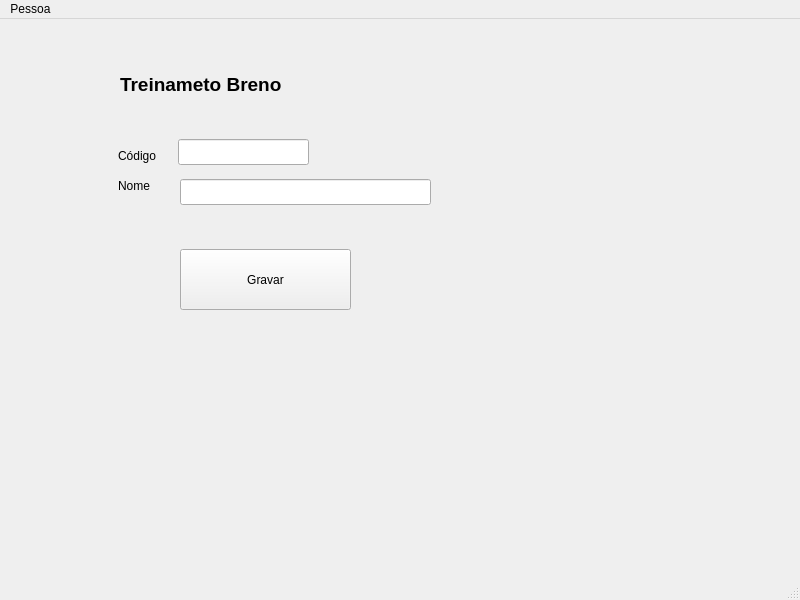
<?xml version="1.0" encoding="UTF-8"?>
<ui version="4.0">
 <class>MainWindow</class>
 <widget class="QMainWindow" name="MainWindow">
  <property name="geometry">
   <rect>
    <x>0</x>
    <y>0</y>
    <width>800</width>
    <height>600</height>
   </rect>
  </property>
  <property name="windowTitle">
   <string>MainWindow</string>
  </property>
  <property name="Código" stdset="0">
   <string/>
  </property>
  <widget class="QWidget" name="centralwidget">
   <widget class="QPushButton" name="pushButton">
    <property name="geometry">
     <rect>
      <x>180</x>
      <y>230</y>
      <width>171</width>
      <height>61</height>
     </rect>
    </property>
    <property name="text">
     <string>Gravar</string>
    </property>
   </widget>
   <widget class="QLabel" name="label">
    <property name="geometry">
     <rect>
      <x>120</x>
      <y>50</y>
      <width>281</width>
      <height>31</height>
     </rect>
    </property>
    <property name="minimumSize">
     <size>
      <width>281</width>
      <height>0</height>
     </size>
    </property>
    <property name="whatsThis">
     <string>&lt;!DOCTYPE HTML PUBLIC &quot;-//W3C//DTD HTML 4.0//EN&quot; &quot;http://www.w3.org/TR/REC-html40/strict.dtd&quot;&gt;
&lt;html&gt;&lt;head&gt;&lt;meta name=&quot;qrichtext&quot; content=&quot;1&quot; /&gt;&lt;style type=&quot;text/css&quot;&gt;
p, li { white-space: pre-wrap; }
&lt;/style&gt;&lt;/head&gt;&lt;body style=&quot; font-family:'Sans'; font-size:9pt; font-weight:400; font-style:normal;&quot;&gt;
&lt;p style=&quot; margin-top:12px; margin-bottom:12px; margin-left:0px; margin-right:0px; -qt-block-indent:0; text-indent:0px;&quot;&gt;&lt;span style=&quot; font-size:14pt; font-weight:600;&quot;&gt;Treinamento Breno&lt;/span&gt;&lt;/p&gt;&lt;/body&gt;&lt;/html&gt;</string>
    </property>
    <property name="text">
     <string>&lt;html&gt;&lt;head/&gt;&lt;body&gt;&lt;p&gt;&lt;span style=&quot; font-size:14pt; font-weight:600;&quot;&gt;Treinameto Breno&lt;/span&gt;&lt;/p&gt;&lt;/body&gt;&lt;/html&gt;</string>
    </property>
   </widget>
   <widget class="QLabel" name="label_2">
    <property name="geometry">
     <rect>
      <x>118</x>
      <y>130</y>
      <width>58</width>
      <height>14</height>
     </rect>
    </property>
    <property name="text">
     <string>&lt;html&gt;&lt;head/&gt;&lt;body&gt;&lt;p&gt;Código&lt;/p&gt;&lt;/body&gt;&lt;/html&gt;</string>
    </property>
   </widget>
   <widget class="QLabel" name="label_3">
    <property name="geometry">
     <rect>
      <x>118</x>
      <y>160</y>
      <width>58</width>
      <height>14</height>
     </rect>
    </property>
    <property name="text">
     <string>&lt;html&gt;&lt;head/&gt;&lt;body&gt;&lt;p&gt;Nome&lt;/p&gt;&lt;/body&gt;&lt;/html&gt;</string>
    </property>
   </widget>
   <widget class="QLineEdit" name="lineEdit">
    <property name="geometry">
     <rect>
      <x>178</x>
      <y>120</y>
      <width>131</width>
      <height>26</height>
     </rect>
    </property>
   </widget>
   <widget class="QLineEdit" name="lineEdit_2">
    <property name="geometry">
     <rect>
      <x>180</x>
      <y>160</y>
      <width>251</width>
      <height>26</height>
     </rect>
    </property>
   </widget>
  </widget>
  <widget class="QMenuBar" name="menubar">
   <property name="geometry">
    <rect>
     <x>0</x>
     <y>0</y>
     <width>800</width>
     <height>22</height>
    </rect>
   </property>
   <widget class="QMenu" name="menuPessoa">
    <property name="title">
     <string>Pessoa</string>
    </property>
   </widget>
   <addaction name="menuPessoa"/>
  </widget>
  <widget class="QStatusBar" name="statusbar"/>
 </widget>
 <resources/>
 <connections/>
</ui>
